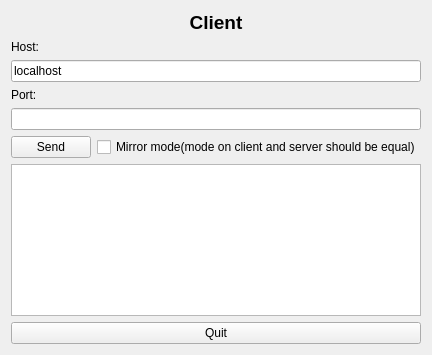
<?xml version="1.0" encoding="UTF-8"?>
<ui version="4.0">
 <class>Client</class>
 <widget class="QWidget" name="Client">
  <property name="geometry">
   <rect>
    <x>0</x>
    <y>0</y>
    <width>406</width>
    <height>355</height>
   </rect>
  </property>
  <property name="windowTitle">
   <string>Client</string>
  </property>
  <layout class="QVBoxLayout" name="verticalLayout">
   <item>
    <widget class="QLabel" name="label_3">
     <property name="font">
      <font>
       <pointsize>14</pointsize>
       <weight>75</weight>
       <italic>false</italic>
       <bold>true</bold>
      </font>
     </property>
     <property name="text">
      <string>Client</string>
     </property>
     <property name="alignment">
      <set>Qt::AlignCenter</set>
     </property>
    </widget>
   </item>
   <item>
    <widget class="QLabel" name="label">
     <property name="text">
      <string>Host:</string>
     </property>
    </widget>
   </item>
   <item>
    <widget class="QLineEdit" name="hostLineEdit">
     <property name="text">
      <string>localhost</string>
     </property>
    </widget>
   </item>
   <item>
    <widget class="QLabel" name="label_2">
     <property name="text">
      <string>Port:</string>
     </property>
    </widget>
   </item>
   <item>
    <widget class="QLineEdit" name="portLineEdit"/>
   </item>
   <item>
    <layout class="QHBoxLayout" name="horizontalLayout" stretch="100,1">
     <item>
      <widget class="QPushButton" name="sendButton">
       <property name="text">
        <string>Send</string>
       </property>
      </widget>
     </item>
     <item>
      <widget class="QCheckBox" name="checkBox">
       <property name="text">
        <string>Mirror mode(mode on client and server should be equal)</string>
       </property>
      </widget>
     </item>
    </layout>
   </item>
   <item>
    <widget class="QTextEdit" name="textEdit"/>
   </item>
   <item>
    <widget class="QPushButton" name="quitButton">
     <property name="text">
      <string>Quit</string>
     </property>
    </widget>
   </item>
  </layout>
 </widget>
 <layoutdefault spacing="6" margin="11"/>
 <resources/>
 <connections/>
</ui>
